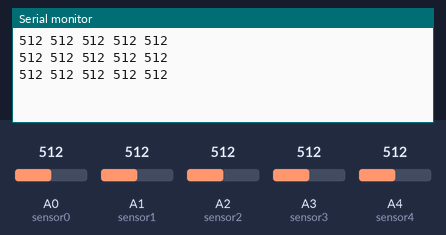
Bench run of a sketch on a simulated Arduino Uno, built with avr-gcc and run on an emulated ATmega328P. Parts: the last lines printed to the serial monitor. The inputs (shaded band) are chosen by the test bench; at power-on: A0 (sensor0) = 512, A1 (sensor1) = 512, A2 (sensor2) = 512, A3 (sensor3) = 512, A4 (sensor4) = 512.

Above: at 1.3 s.
1.4 s: A0 (sensor0) set to 716
At 1.9 s:
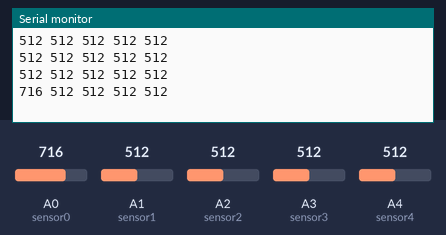
2.9 s: A1 (sensor1) set to 716
At 3.4 s:
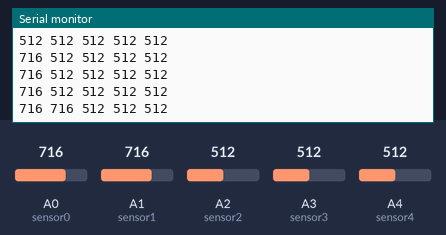
4.4 s: A2 (sensor2) set to 716
At 4.9 s:
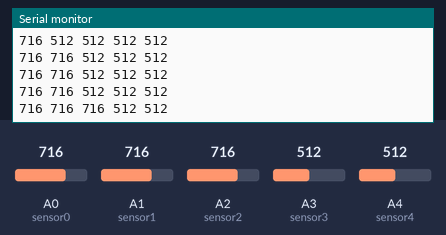
5.9 s: A3 (sensor3) set to 716
At 6.4 s:
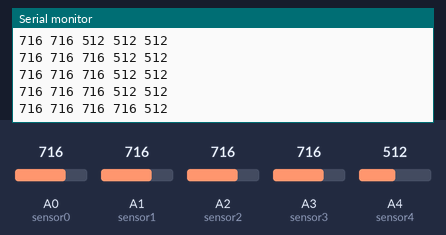
7.4 s: A4 (sensor4) set to 716
At 7.9 s:
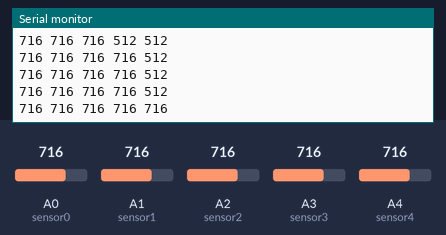
8.9 s: A0 (sensor0) set to 992
At 9.4 s:
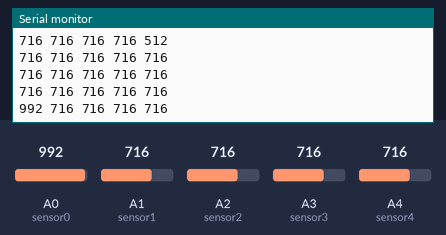
Timing chart, 0 to 11.4 s (numbered marks = the images above; inputs shaded):
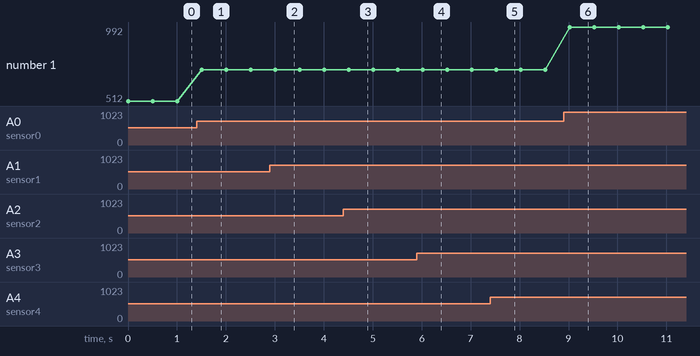

The sketch:

calibrate_sersor_real.ino
```cpp
int sensor0 = A0;
int sensor1 = A1;
int sensor2 = A2;
int sensor3 = A3;
int sensor4 = A4;

void setup() {
    pinMode(sensor0, INPUT);
    pinMode(sensor1, INPUT);
    pinMode(sensor2, INPUT);
    pinMode(sensor3, INPUT);
    pinMode(sensor4, INPUT);
    Serial.begin(9600);

}

void loop() {
  int ss0 = analogRead(sensor0);//200
  int ss1 = analogRead(sensor1);//17
  int ss2 = analogRead(sensor2);//250
  int ss3 = analogRead(sensor3);//300
  int ss4 = analogRead(sensor4);//500

  Serial.print(ss0);
  Serial.print(" ");
  Serial.print(ss1);
  Serial.print(" ");
  Serial.print(ss2);
  Serial.print(" ");
  Serial.print(ss3);
  Serial.print(" ");
  Serial.println(ss4);
  delay(500);
}
```

Measured:
- after the input at 1.4 s, the serial monitor: prints a new line after 0.11 s (image 1)
- after the input at 2.9 s, the serial monitor: prints a new line after 0.11 s (image 2)
- after the input at 4.4 s, the serial monitor: prints a new line after 0.11 s (image 3)
- after the input at 5.9 s, the serial monitor: prints a new line after 0.12 s (image 4)
- after the input at 7.4 s, the serial monitor: prints a new line after 0.12 s (image 5)
- after the input at 8.9 s, the serial monitor: prints a new line after 0.13 s (image 6)
- plotted number 1: 512 → 716 after the input at 1.4 s, 716 → 992 after the input at 8.9 s
